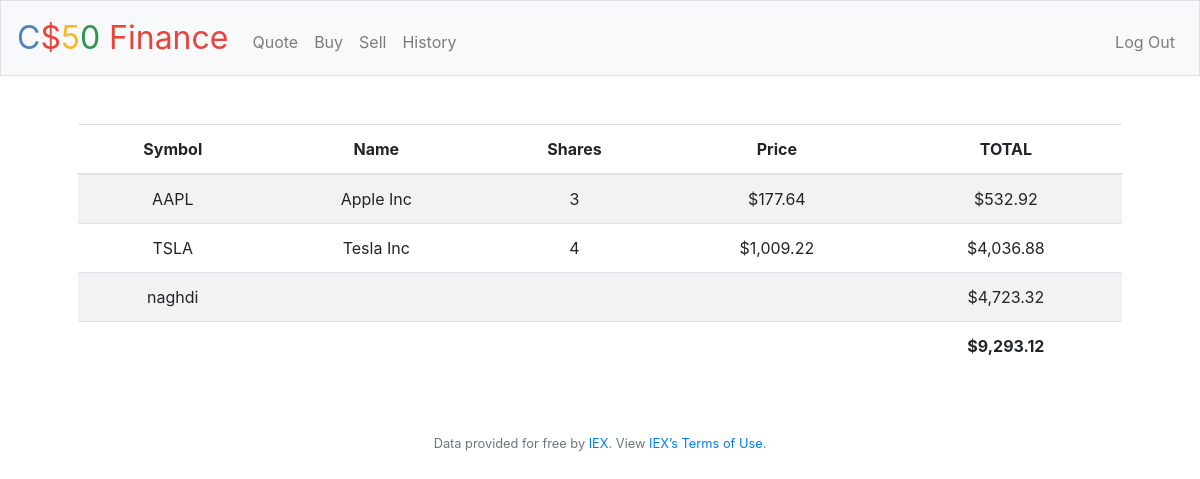
The page / (signed in) on the database its author committed.
### tables this page shows
CREATE TABLE tarakoneshha ( 
 id INTEGER PRIMARY KEY AUTOINCREMENT,
 user_id INTEGER NOT NULL,
 name TEXT NOT NULL,
 shares INTEGER NOT NULL,
 price NUMERIC NOT NULL,
 type TEXT NOT NULL,
 symbol TEXT NOT NULL,
 time TIMESTAMP DEFAULT CURRENT_TIMESTAMP,
 FOREIGN KEY(user_id) REFERENCES users(id) 
);

CREATE TABLE users (id INTEGER, username TEXT NOT NULL, hash TEXT NOT NULL, cash NUMERIC NOT NULL DEFAULT 10000.00, PRIMARY KEY(id));

### application.py (the view)
@app.route("/")
@login_required
def index():
    user_id = session["user_id"]
    saham = db.execute(
        "SELECT symbol , name , price ,SUM ( shares) as totalShares FROM tarakoneshha WHERE user_id=? GROUP BY symbol",user_id)
    naghdi = db.execute("SELECT cash  FROM users WHERE id = ? ", user_id)
    naghdi = naghdi[0]['cash']
    total = naghdi
    for stock in saham:
        total += stock["price"] * stock["totalShares"]
    return render_template("index.html",saham=saham,naghdi=naghdi,usd=usd,total=total)

### application.py (called while the page is built)
@app.after_request
def after_request(response):
    response.headers["Cache-Control"] = "no-cache, no-store, must-revalidate"
    response.headers["Expires"] = 0
    response.headers["Pragma"] = "no-cache"
    return response

### helpers.py (called while the page is built)
def login_required(f):
    @wraps(f)
    def decorated_function(*args, **kwargs):
        if session.get("user_id") is None:
            return redirect("/login")
        return f(*args, **kwargs)
    return decorated_function

def usd(value):
    return f"${value:,.2f}"

### templates/index.html (shortened to what this page needs)
{% extends "layout.html" %}
{% block main %}
    <table class="table table-striped" >
        <thead>
            <tr>
                <th>Symbol</th>
                <th>Name</th>
                <th>Shares</th>
                <th>Price</th>
                <th>TOTAL</th>
            </tr>
        </thead>
        <tbody>
            {% for stock in saham %}
            <tr>
                <td>  {{  stock["symbol"]  }}</td>
                <td>  {{  stock["name"]  }}</td>
                <td>  {{  stock["totalShares"]  }}</td>
                <td>  {{ usd (stock["price"] ) }}</td>
                <td>  {{ usd ( stock["totalShares"] * stock ["price"] ) }}</td>
            </tr>
            {% endfor %}
            <tr>
                <td> naghdi</td>
                <td colspan="3"></td>
                <td> {{usd (naghdi)}}</td>
            </tr>
        </tbody>
        <tfoot>
            <td colspan="4"> </td>
            <td> <strong>  {{ usd (total) }} </strong></td>
        </tfoot>
    </table>
{% endblock %}

### rows shown on the page
tarakoneshha: symbol "AAPL", name "Apple Inc", totalShares "3", price "$177.64", totalShares "$532.92"
tarakoneshha: symbol "TSLA", name "Tesla Inc", totalShares "4", price "$1,009.22", totalShares "$4,036.88"
users: cash "$4,723.32"

### other values the page prints
{{ usd (total) }} "$9,293.12"
